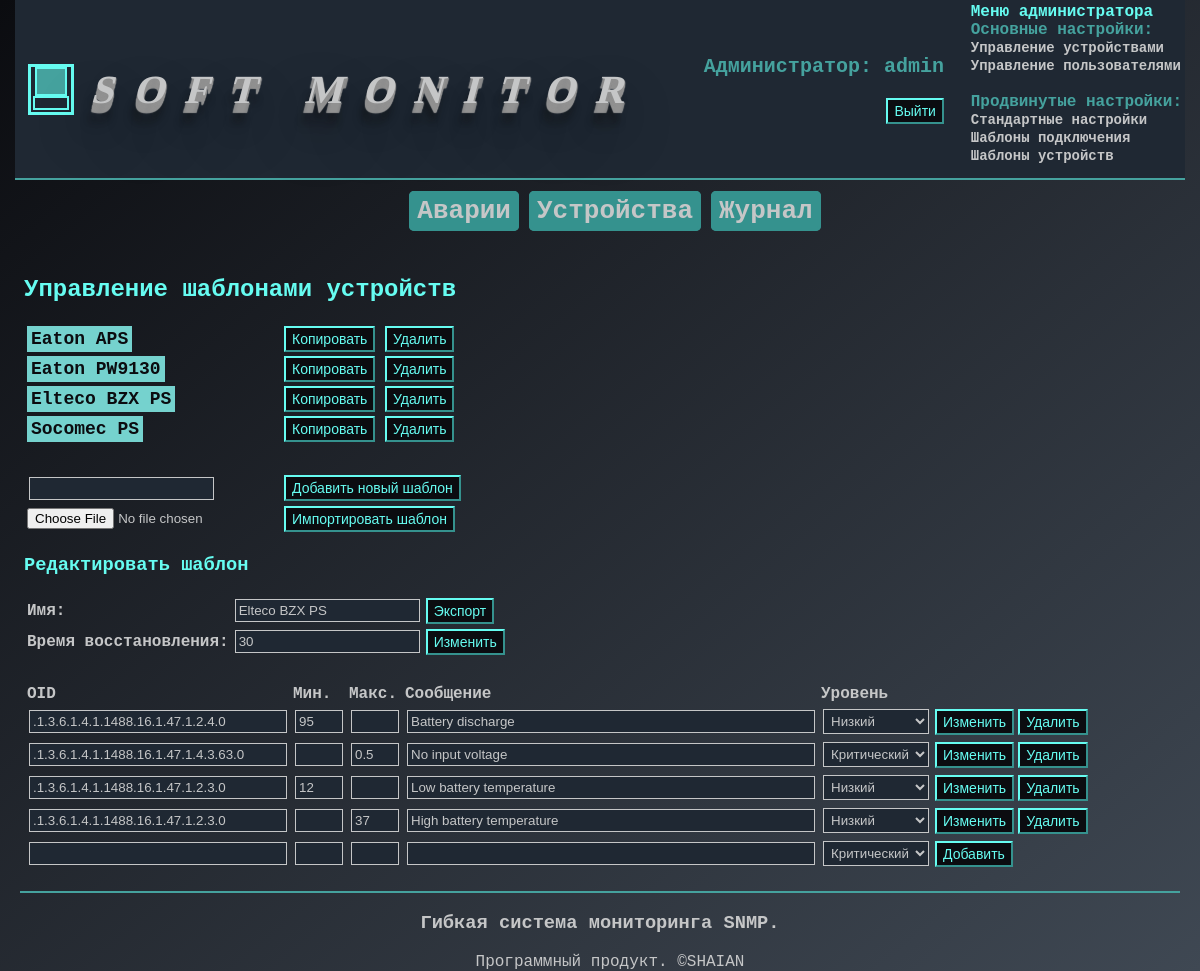
Screenshot of /admin/template?id=2 (signed in) with the database file from the repository.
### tables this page shows
CREATE TABLE `templates` (
  `id` int(10) UNSIGNED NOT NULL,
  `name` varchar(50) NOT NULL,
  `recover_time` int(10) UNSIGNED NOT NULL
);

CREATE TABLE `oids` (
  `id` int(10) UNSIGNED NOT NULL,
  `oid` varchar(100) NOT NULL,
  `low` VARCHAR(10) NOT NULL,
  `high` VARCHAR(10) NOT NULL,
  `message` varchar(256) NOT NULL,
  `level` INT(1) UNSIGNED NOT NULL,
  `template_id` int(10) UNSIGNED NOT NULL
);

### classes/adminrenderer.php (called while the page is built, shortened)
<?php
class AdminRenderer extends Renderer
{
    protected function view($method): string
    {
        return './pages/admin/'.$method.'.php';
    }
    public function template()
    {
        $template = new Template;
        if (isset($_GET['id'])) {
            $templ = $template->getById($_GET['id']);
        }
        $temps = $template->getAll('id, name', 'name');
        include_once $this->view(__FUNCTION__);
    }
}

### classes/service/database.php (called while the page is built, shortened)
<?php
class Database
{
    private static $connection;
    private $limit = '';
    private $main;
    private $order = '';
    private $query = '';
    private $table;
    private $where = '';
    private $pdo;
    private $charset = 'utf8';
    private $dbname;
    private $host;
    private $login;
    private $pass;
    private function __construct()
    {
        $dsn = 'mysql:dbname=' . $this->dbname . ';host=' . $this->host .
                ';charset=' . $this->charset;
        try {
            $this->pdo = new PDO($dsn, $this->login, $this->pass);
        } catch (PDOException $e) {
            echo 'Connection failure: ' . $e->getMessage();
        }
    }
    private function buildQuery(): string
    {
        if ($this->main == 'TRUNCATE') {
            return $this->query;
        } elseif ($this->main == 'SELECT') {
            return $this->query . $this->where . $this->order . $this->limit;
        } else {
            return $this->query . $this->where;
        }
    }
    private function checkQuery(string $main): void
    {
        $this->main = $main;
    }
    private static function formColumnList(string $columns): string
    {
        $cols = '';
        $columns = explode(',', $columns);
        for ($i = 0; $i < count($columns); $i++) {
            $cols .= '`' . trim($columns[$i]) . '`, ';
        }
        return substr($cols, 0, -2);
    }
    private function setSettings(): void
    {
        $this->dbname = DB_NAME;
        $this->host = DB_HOST;
        $this->login = DB_LOGIN;
        $this->pass = DB_PASS;
    }
    public static function db(): Database
    {
        if (empty(self::$connection)) {
            self::$connection = new self;
        }
        return self::$connection;
    }
    public function end(): void
    {
        $this->limit = '';
        $this->order = '';
        $this->where = '';
    }
    public function fetch(int $one = 0, $end = true, $column = PDO::FETCH_ASSOC)
    {
        $query = $this->buildQuery();
        $pdo = $this->pdo->prepare($query);
        $pdo->execute();
        if ($one === 0) {
            $res = $pdo->fetchAll($column);
        } else {
            $res = $pdo->fetch($column);
        }
        return $res;
    }
    public function order(string $column, $desc = ''): Database
    {
        $query = 'ORDER BY `' . trim($column) . '`' . $desc . ' ';
        $this->order = $query;
        return $this;
    }
    public function select(string $columns = ''): Database
    {
        $query = 'SELECT ';
        if ($columns === '') {
            $query .= '* ';
        } elseif ($columns === 'COUNT') {
            $query .= 'COUNT(*) ';
        } else {
            $query .= self::formColumnList($columns);
        }
        $query .= ' FROM ' . $this->table . ' ';
        $this->query = $query;
        return $this;
    }
    public function table(string $table): Database
    {
        $this->table = '`' . $table . '` ';
        return $this;
    }
    public function where(string $col, $val, string $compare = '', $op = 'AND'): Database
    {
        if ($this->where != '') {
            $query = $op . ' ';
        } else {
            $query = 'WHERE ';
        }
        if ($compare == '') {
            $compare = '=';
        }
        $query .= '`' . $col . '` ' . $compare . ' \'' . $val . '\' ';
        $this->where .= $query;
        return $this;
    }
}

### classes/data/dbcon_trait.php (called while the page is built, shortened)
<?php
trait Dbcon
{
    public function __construct()
    {
        $this->db = Database::db();
    }
}

### classes/data/datachanger_abs.php (called while the page is built, shortened)
<?php
abstract class Datachanger
{
    public function getAll(
            string $columns = '',
            $order = 0,
            $desc = '',
            int $limit = 0,
            int $offset = 0,
            $search = ''
            ): array
    {
        $this->db
                ->table($this->table)
                ->select($columns);
        if ($order !== 0) {
            $this->db->order($order, $desc);
        }
        return $this->db->fetch();
    }
    public function getById(int $id): array
    {
        return $this->db
                ->table($this->table)
                ->select()
                ->where('id', $id)
                ->fetch(1);
    }
}

### classes/data/template.php (called while the page is built, shortened)
<?php
class Template extends Datachanger
{
    public function getById(int $id): array
    {
        $oids = new Oid;
        $oid_list = $oids->getByTemplateId($id);
        $templates = parent::getById($id);
        $templates['oids'] = $oid_list;
        return $templates;
    }
}

### classes/data/oid.php (called while the page is built, shortened)
<?php
class Oid extends Datachanger
{
    protected $table = 'oids';
    public function getByTemplateId(int $id): array
    {
        return $this->db
                ->table($this->table)
                ->select()
                ->where('template_id', $id)
                ->fetch();
    }
}

### pages/admin/template.php (the view, shortened to what this page needs)
<div class="cols_2">
    <div>
        <h2><?= ADMIN_TEMPLATE_HEADER ?></h2>
        <table>
            <?php foreach ($temps as $t) { ?>
                <form action="./template" method="post">
                    <tr>
                        <td>
                            <a href="?id=<?= $t['id'] ?>"><?= $t['name'] ?></a>
                        </td>
                        <td>
                            <input type="submit" name="copy" value="<?= COPY_BUTTON ?>">
                            <input type="submit" name="delete_template" value="<?= DELETE_BUTTON ?>">
                        </td>
                    </tr>
                </form>
            <?php } ?>
            <form action="" method="post">
                <tr class="add">
                    <td>
                        <input type="text" name="name" required>
                    </td>
                    <td colspan="2">
                        <input type="submit" name="add_template" value="<?= ADMIN_ADD_TEMPLATE ?>">
                    </td>
                </tr>
            </form>
            <form action="" method="post" enctype="multipart/form-data">
                <tr>
                    <td>
                        <input type="file" name="tmplt" required>
                    </td>
                    <td>
                        <input type="submit" name="upload" value="<?= IMPORT_BUTTON ?>" >
                    </td>
                </tr>
            </form>
        </table>
    </div>
    <?php if (isset($_GET['id'])) { ?>
        <div>
            <h3><?= ADMIN_EDIT_TEMPLATE ?></h3>
            <table>
                <form action="" method="post">
                    <tr>
                        <th><?= WORD_NAME ?>:</th>
                        <td>
                            <input type="text" name="name" value="<?= $templ['name'] ?>" required>
                        </td>
                        <td>
                            <input type="submit" name="export" value="<?= EXPORT_BUTTON ?>">
                        </td>
                    </tr>
                    <tr>
                        <th><?= ADMIN_REC_TIME ?>:</th>
                        <td>
                            <input type="number" name="recover_time" value="<?= $templ['recover_time'] ?>" required>
                        </td>
                        <td>
                            <input type="submit" name="change" value="<?= CHANGE_BUTTON ?>">
                        </td>
                    </tr>
                    <tr><td class="space"></td></tr>
            </table>
            <table>
                <tr>
                    <th>OID</th>
                    <th><?= WORD_LOW ?></th>
                    <th><?= WORD_HIGH ?></th>
                    <th><?= WORD_MESSAGE ?></th>
                    <th><?= WORD_LEVEL ?></th>
                </tr>
                <?php foreach ($templ['oids'] as $oid) { ?>
                    <form action="" method="post">
                        <tr>
                            <td>
                                <input type="text" name="oid" value="<?= $oid['oid'] ?>" required>
                            </td>
                            <td>
                                <input type="text" name="low" value="<?= $oid['low'] ?>">
                            </td>
                            <td>
                                <input type="text" name="high" value="<?= $oid['high'] ?>">
                            </td>
                            <td>
                                <input type="text" name="message" value="<?= $oid['message'] ?>" required>
                            </td>
                            <td>
                                <select name="level">
                                    <option value="1"<?php if ($oid['level'] == 1) echo ' selected'; ?>><?= WORD_MINOR ?></option>
                                    <option value="3"<?php if ($oid['level'] == 3) echo ' selected'; ?>><?= WORD_CRITICAL ?></option>
                                </select>
                            </td>
                            <td>
                                <input type="submit" name="modify" value="<?= MODIFY_BUTTON ?>">
                            </td>
                            <td>
                                <input type="submit" name="delete_oid" value="<?= DELETE_BUTTON ?>">
                            </td>
                        </tr>
                    </form>
                <?php } ?>
                <form action="" method="post">
                    <tr>
                        <td>
                            <input type="text" name="oid" required>
                        </td>
                        <td>
                            <input type="text" name="low">
                        </td>
                        <td>
                            <input type="text" name="high">
                        </td>
                        <td>
                            <input type="text" name="message" required>
                        </td>
                        <td>
                            <select name="level">
                                <option value="3" selected><?= WORD_CRITICAL ?></option>
                            </select>
                        </td>
                        <td>
                            <input type="submit" name="add_oid" value="<?= ADD_BUTTON ?>">
                        </td>
                    </tr>
                </form>
            </table>
        </div>
    </div>
<?php } ?>

### css/main.css (style rules this page uses)
body { background: linear-gradient(to bottom right, #0B0C10, #3F4853); color: #C5C6C7; font-family: 'Courier'; font-size: 16px; height: 100%; margin: 0; padding: 0; }
html { height: 100%; }
a { text-decoration: none; }
a:visited, a:active, a:link { color: #C5C6C7; }
input[type="submit"] { background-color: #0B0C10; border: 2px solid; border-bottom: 2px solid #35928E; border-right: 2px solid #35928E; color: #66FCF1; font-size: 14px; padding: 3px 6px; }
input[type="text"], input[type="password"], input[type="number"], input[type="datetime-local"], select { border: 1px solid #C5C6C7; background-color: #1F2833; color: #C5C6C7; margin: 2px; padding: 3px; }
h2 { color: #66FCF1; }
div.connections a, div.template a { background-color: #75D2CE; color: #0B0C10; font-size: 18px; font-weight: bold; padding: 3px 4px; }
div.template tr.add td { padding-top: 30px; }
div.template h3 { color: #66FCF1; }
div.template th, table.install th, table.install td { text-align: left; }
td.space { height: 20px; }
div.template input[name="oid"] { width: 250px; }
div.template input[name="low"], div.template input[name="high"] { width: 40px; }
div.template input[name="message"] { width: 400px; }
div.cols_2 div { display: inline-block; margin-left: 2%; }

### rows the page displays
templates: name "Eaton APS"
templates: name "Eaton PW9130"
templates: name "Elteco BZX PS", recover_time "30"
templates: name "Socomec PS"
oids: oid ".1.3.6.1.4.1.1488.16.1.47.1.2.4.0", low "95", message "Battery discharge", level "Низкий"
oids: oid ".1.3.6.1.4.1.1488.16.1.47.1.4.3.63.0", high "0.5", message "No input voltage", level "Критический"
oids: oid ".1.3.6.1.4.1.1488.16.1.47.1.2.3.0", low "12", message "Low battery temperature", level "Низкий"
oids: oid ".1.3.6.1.4.1.1488.16.1.47.1.2.3.0", high "37", message "High battery temperature", level "Низкий"

### other values shown
MAIN_SITE_NAME "SOFT MONITOR"
ADMINISTRATOR_LOGGED "Администратор"
$this->login "admin"
MENU_ADMIN "Меню администратора"
MENU_BASE_SETTINGS "Основные настройки"
MENU_DEV_MANAG "Управление устройствами"
MENU_USER_MANAG "Управление пользователями"
MENU_ADV_SETTINGS "Продвинутые настройки"
MENU_DEFAULTS "Стандартные настройки"
MENU_CONN_TEMP "Шаблоны подключения"
MENU_DEV_TEMP "Шаблоны устройств"
MENU_ALARMS "Аварии"
MENU_DEVICES "Устройства"
MENU_LOG "Журнал"
ADMIN_TEMPLATE_HEADER "Управление шаблонами устройств"
